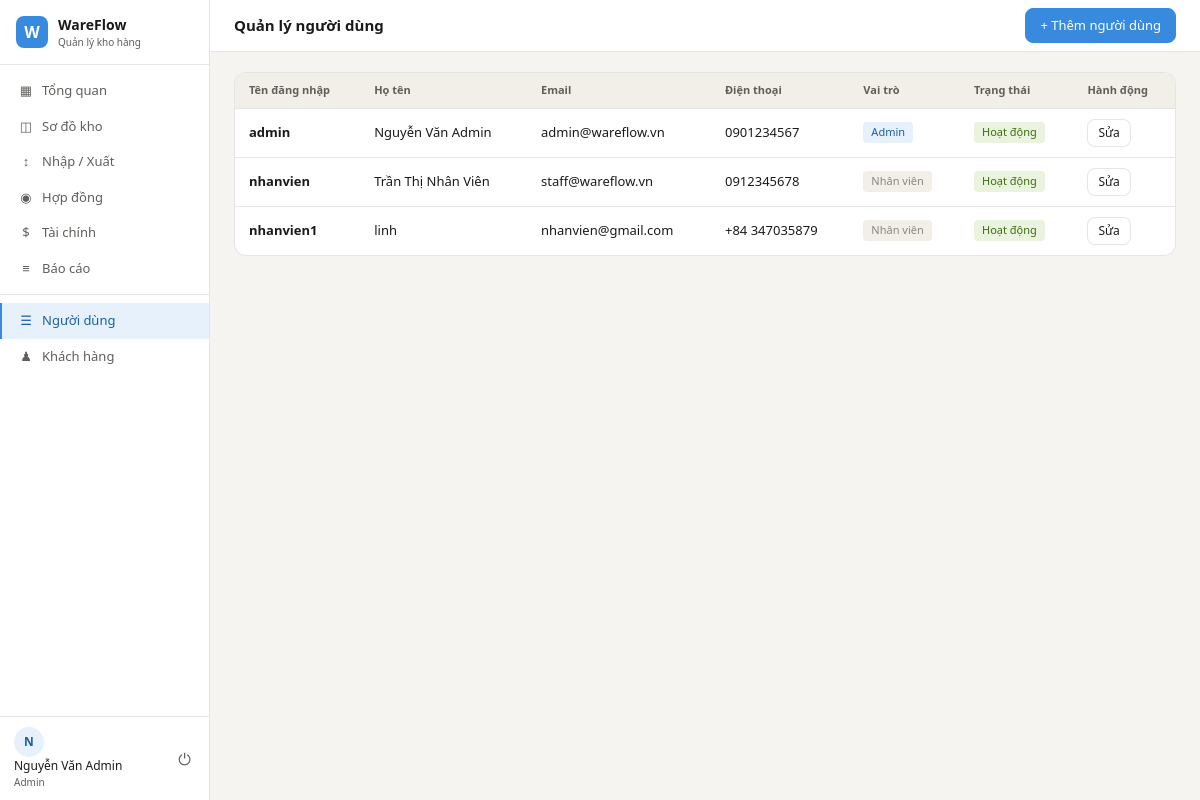
The app's page /auth/users (signed in) with its own data.
### app/models/__init__.py (models this page shows, shortened)
class User(UserMixin, db.Model):
    __tablename__ = 'users'
    id           = db.Column(db.Integer, primary_key=True)
    username     = db.Column(db.String(80), unique=True, nullable=False)
    email        = db.Column(db.String(120), unique=True, nullable=False)
    password_hash = db.Column(db.String(256), nullable=False)
    full_name    = db.Column(db.String(150))
    phone        = db.Column(db.String(20))
    role         = db.Column(db.String(20), default=UserRole.STAFF.value)
    is_active    = db.Column(db.Boolean, default=True)
    created_at   = db.Column(db.DateTime, default=datetime.utcnow)
    def is_admin(self):
        return self.role == UserRole.ADMIN.value

### app/routes/auth.py (the view)
@auth_bp.route('/users')
@login_required
def user_list():
    if not current_user.is_admin():
        flash('Bạn không có quyền truy cập trang này.', 'danger')
        return redirect(url_for('dashboard.index'))
    users = User.query.all()
    return render_template('auth/users.html', users=users)

### app/models/__init__.py (called while the page is built)
@login_manager.user_loader
def load_user(user_id):
    return User.query.get(int(user_id))

### run.py (called while the page is built)
@app.context_processor
def inject_globals():
    from datetime import datetime
    return {'now': datetime.now()}

### app/templates/auth/users.html (shortened to what this page needs)
{% extends 'base.html' %}
{% block page_title %}Quản lý người dùng{% endblock %}
{% block topbar_actions %}
<a href="{{ url_for('auth.user_create') }}" class="btn btn-primary">+ Thêm người dùng</a>
{% endblock %}
{% block content %}
<div class="panel">
  <div class="table-wrap">
    <table>
      <thead>
        <tr>
          <th>Tên đăng nhập</th>
          <th>Họ tên</th>
          <th>Email</th>
          <th>Điện thoại</th>
          <th>Vai trò</th>
          <th>Trạng thái</th>
          <th>Hành động</th>
        </tr>
      </thead>
      <tbody>
        {% for user in users %}
        <tr>
          <td><strong>{{ user.username }}</strong></td>
          <td>{{ user.full_name or '—' }}</td>
          <td>{{ user.email }}</td>
          <td>{{ user.phone or '—' }}</td>
          <td>
            <span class="badge {{ 'badge-info' if user.role == 'admin' else 'badge-secondary' }}">
              {{ 'Admin' if user.role == 'admin' else 'Nhân viên' }}
            </span>
          </td>
          <td>
            <span class="badge {{ 'badge-success' if user.is_active else 'badge-danger' }}">
              {{ 'Hoạt động' if user.is_active else 'Khoá' }}
            </span>
          </td>
          <td>
            <a href="{{ url_for('auth.user_edit', user_id=user.id) }}" class="btn btn-sm">Sửa</a>
          </td>
        </tr>
        {% endfor %}
      </tbody>
    </table>
  </div>
</div>
{% endblock %}

### app/templates/base.html (shortened to what this page needs)
<!DOCTYPE html>
<html lang="vi">
<head>
  <link rel="stylesheet" href="{{ url_for('static', filename='css/main.css') }}">
</head>
<body>
{% if current_user.is_authenticated %}
<div class="app-layout">
  <aside class="sidebar">
    <div class="sidebar-logo">
      <div class="logo-icon">W</div>
      <div>
        <div class="logo-name">WareFlow</div>
        <div class="logo-sub">Quản lý kho hàng</div>
      </div>
    </div>
    <nav class="sidebar-nav">
      <a href="{{ url_for('dashboard.index') }}"
         class="nav-item {% if request.endpoint == 'dashboard.index' %}active{% endif %}">
        <span class="nav-icon">▦</span> Tổng quan
      </a>
      <a href="{{ url_for('warehouse.index') }}"
         class="nav-item {% if 'warehouse' in request.endpoint %}active{% endif %}">
        <span class="nav-icon">◫</span> Sơ đồ kho
      </a>
      <a href="{{ url_for('logistics.index') }}"
         class="nav-item {% if 'logistics' in request.endpoint %}active{% endif %}">
        <span class="nav-icon">↕</span> Nhập / Xuất
      </a>
      <a href="{{ url_for('contracts.index') }}"
         class="nav-item {% if 'contracts' in request.endpoint %}active{% endif %}">
        <span class="nav-icon">◉</span> Hợp đồng
      </a>
      {% if current_user.is_admin() %}
      <a href="{{ url_for('billing.index') }}"
         class="nav-item {% if 'billing' in request.endpoint %}active{% endif %}">
        <span class="nav-icon">$</span> Tài chính
      </a>
      <a href="{{ url_for('reports.index') }}"
         class="nav-item {% if 'reports' in request.endpoint %}active{% endif %}">
        <span class="nav-icon">≡</span> Báo cáo
      </a>
      {% endif %}
      <div class="nav-divider"></div>
      {% if current_user.is_admin() %}
      <a href="{{ url_for('auth.user_list') }}"
         class="nav-item {% if 'auth' in request.endpoint %}active{% endif %}">
        <span class="nav-icon">☰</span> Người dùng
      </a>
      <a href="{{ url_for('contracts.customer_list') }}"
         class="nav-item">
        <span class="nav-icon">♟</span> Khách hàng
      </a>
      {% endif %}
    </nav>
    <div class="sidebar-footer">
      <div class="user-info">
        <div class="user-avatar">{{ current_user.full_name[0] if current_user.full_name else current_user.username[0] }}</div>
        <div>
          <div class="user-name">{{ current_user.full_name or current_user.username }}</div>
          <div class="user-role">{{ current_user.role | capitalize }}</div>
        </div>
      </div>
      <a href="{{ url_for('auth.logout') }}" class="logout-btn" title="Đăng xuất">⏻</a>
    </div>
  </aside>
  <div class="main-content">
    <header class="topbar">
      <h1 class="page-title">{% block page_title %}{% endblock %}</h1>
      <div class="topbar-actions">{% block topbar_actions %}{% endblock %}</div>
    </header>
    <div class="content-body">
      {% block content %}{% endblock %}
    </div>
  </div>
</div>
{% else %}
  {% block auth_content %}{% endblock %}
{% endif %}
</body>
</html>

### app/static/css/main.css (style rules this page uses)
:root { --blue: #378ADD; --blue-dark: #185FA5; --blue-bg: #E6F1FB; --green: #3B6D11; --green-bg: #EAF3DE; --amber: #BA7517; --amber-bg: #FAEEDA; --red: #A32D2D; --red-bg: #FCEBEB; --pink: #993556; --pink-bg: #FBEAF0; --gray: #888780; --gray-bg: #F1EFE8; --text: #1a1a18; --text-muted:#5F5E5A; --border: rgba(0,0,0,0.10); --bg: #F5F4F0; --surface: #FFFFFF; --sidebar-w: 210px; --topbar-h: 52px; --radius: 8px; --radius-lg: 12px; }
* { box-sizing: border-box; margin: 0; padding: 0; }
body { font-family: 'Segoe UI', system-ui, sans-serif; font-size: 14px; color: var(--text); background: var(--bg); line-height: 1.5; }
a { text-decoration: none; color: inherit; }
.app-layout { display: flex; height: 100vh; overflow: hidden; }
.sidebar { width: var(--sidebar-w); background: var(--surface); border-right: 1px solid var(--border); display: flex; flex-direction: column; flex-shrink: 0; }
.sidebar-logo { display: flex; align-items: center; gap: 10px; padding: 14px 16px; border-bottom: 1px solid var(--border); }
.logo-icon { width: 32px; height: 32px; background: var(--blue); color: #fff; border-radius: 8px; display: flex; align-items: center; justify-content: center; font-weight: 700; font-size: 16px; }
.logo-name { font-weight: 600; font-size: 14px; }
.logo-sub { font-size: 10px; color: var(--text-muted); }
.sidebar-nav { flex: 1; padding: 8px 0; overflow-y: auto; }
.nav-item { display: flex; align-items: center; gap: 8px; padding: 8px 16px; font-size: 13px; color: var(--text-muted); border-left: 2px solid transparent; transition: all 0.12s; cursor: pointer; }
.nav-item.active { background: var(--blue-bg); color: var(--blue-dark); border-left-color: var(--blue); font-weight: 500; }
.nav-icon { font-size: 13px; width: 16px; text-align: center; }
.nav-divider { height: 1px; background: var(--border); margin: 8px 0; }
.sidebar-footer { border-top: 1px solid var(--border); padding: 10px 14px; display: flex; align-items: center; gap: 8px; }
.user-avatar { width: 30px; height: 30px; border-radius: 50%; background: var(--blue-bg); color: var(--blue-dark); display: flex; align-items: center; justify-content: center; font-weight: 600; font-size: 12px; flex-shrink: 0; }
.user-name { font-size: 12px; font-weight: 500; }
.user-role { font-size: 10px; color: var(--text-muted); }
.logout-btn { margin-left: auto; color: var(--text-muted); font-size: 16px; padding: 4px; cursor: pointer; border-radius: 4px; }
.main-content { flex: 1; display: flex; flex-direction: column; overflow: hidden; }
.topbar { height: var(--topbar-h); background: var(--surface); border-bottom: 1px solid var(--border); padding: 0 24px; display: flex; align-items: center; justify-content: space-between; flex-shrink: 0; }
.page-title { font-size: 15px; font-weight: 600; }
.topbar-actions { display: flex; align-items: center; gap: 8px; }
.content-body { flex: 1; overflow-y: auto; padding: 20px 24px; }
.panel { background: var(--surface); border: 1px solid var(--border); border-radius: var(--radius-lg); overflow: hidden; }
.table-wrap { overflow-x: auto; }
table { width: 100%; border-collapse: collapse; }
thead th { background: var(--gray-bg); padding: 9px 14px; font-size: 11px; font-weight: 600; color: var(--text-muted); text-align: left; border-bottom: 1px solid var(--border); white-space: nowrap; }
tbody td { padding: 10px 14px; border-bottom: 1px solid var(--border); font-size: 13px; vertical-align: middle; }
tbody tr:last-child td { border-bottom: none; }
.btn { display: inline-flex; align-items: center; gap: 6px; padding: 7px 14px; border-radius: var(--radius); border: 1px solid var(--border); background: var(--surface); color: var(--text); font-size: 13px; font-family: inherit; cursor: pointer; transition: all 0.12s; white-space: nowrap; }
.btn-primary { background: var(--blue); color: #fff; border-color: var(--blue); }
.btn-sm { padding: 4px 10px; font-size: 12px; }
.badge { display: inline-block; padding: 2px 8px; border-radius: 4px; font-size: 11px; font-weight: 500; }
.badge-success { background: var(--green-bg); color: var(--green); }
.badge-info { background: var(--blue-bg); color: var(--blue-dark); }
.badge-secondary { background: var(--gray-bg); color: var(--gray); }

### records on screen
User: full_name "N", full_name "Nguyễn Văn Admin", role "Admin", username "admin", email "admin@wareflow.vn", phone "0901234567", is_active "Hoạt động"
User: username "nhanvien", full_name "Trần Thị Nhân Viên", email "staff@wareflow.vn", phone "0912345678", role "Nhân viên", is_active "Hoạt động"
User: username "nhanvien1", full_name "linh", email "nhanvien@gmail.com", phone "+84 347035879", role "Nhân viên", is_active "Hoạt động"
